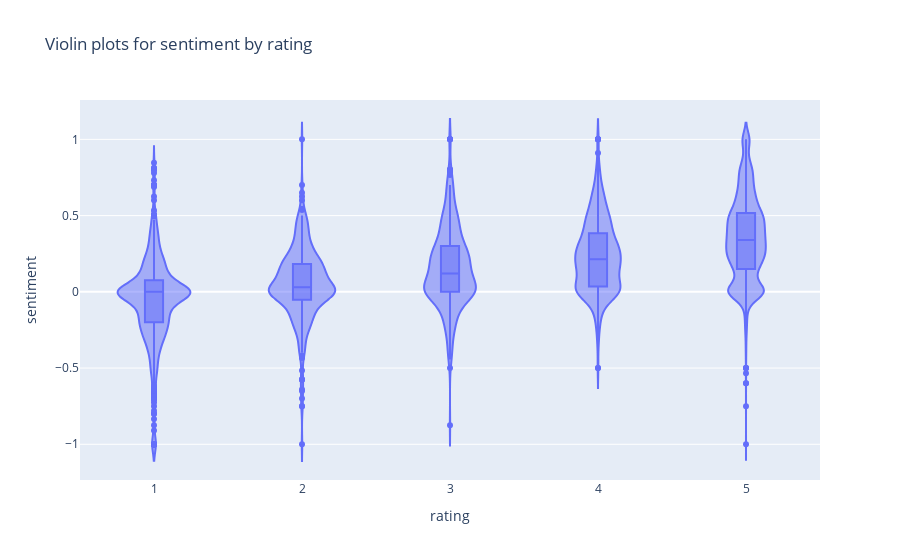

Notebook cell for this chart:
### Code cell
px.violin(df, x='rating', y='sentiment', title="Violin plots for sentiment by rating", box=True).show()

### Figure 1 — Plotly figure (JSON) as saved in the notebook; plotly's stock layout.template omitted (floating-point values rounded to 4 significant figures; data arrays with more than 128 entries replaced by an {"elided": "..."} marker saying what was removed)
{"data": [{"alignmentgroup": "True", "box": {"visible": true}, "hovertemplate": "rating=%{x}<br>sentiment=%{y}<extra></extra>", "legendgroup": "", "marker": {"color": "#636efa"}, "name": "", "offsetgroup": "", "orientation": "v", "scalegroup": "True", "showlegend": false, "type": "violin", "x": {"elided": "7015 int values"}, "x0": " ", "xaxis": "x", "y": {"elided": "7015 float values"}, "y0": " ", "yaxis": "y"}], "layout": {"legend": {"tracegroupgap": 0}, "title": {"text": "Violin plots for sentiment by rating"}, "violinmode": "group", "xaxis": {"anchor": "y", "domain": [0, 1], "title": {"text": "rating"}}, "yaxis": {"anchor": "x", "domain": [0, 1], "title": {"text": "sentiment"}}}}
